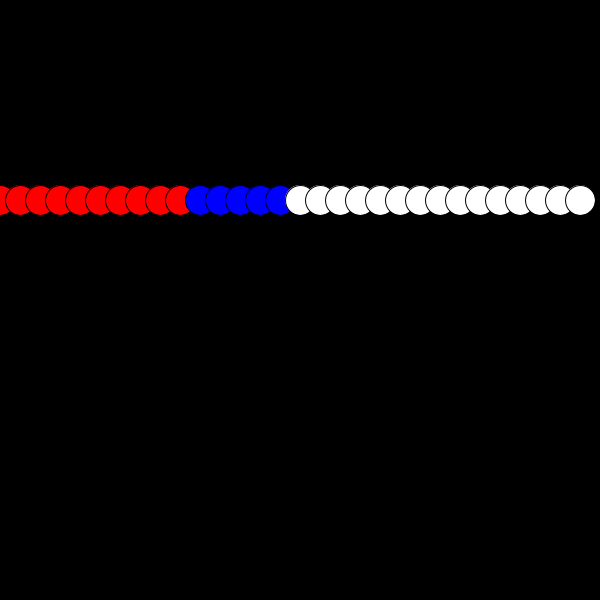
Frame 1 (no input)
Frame 60 (the mouse pressed at the canvas centre just before this capture): identical to frame 1, image omitted
Frame 120 (the mouse held since frame 60 and released just before this capture): identical to frame 1, image omitted

The Processing sketch that drew this single still picture (run headless with seeded random() and noise(); from frame 60 on, the mouse is pressed at the canvas centre):

// Processing sketch: if_else
// ── if_else.pde

void setup(){
  size(600,600);
  smooth();
}

void draw(){
  
  background(0);
  
  for(int i = 0; i < 30; i++){
      
    if(i < 10){
        fill(255,0,0);
      }
      else if(i >= 10 && i < 15){
        fill(0,0,255);
      }
      else{
        fill(255);
      }
        ellipse(i*20,200,30,30);
    }
  }
